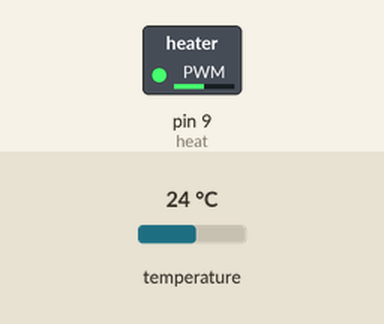
Recording of a sketch running on a simulated Arduino Uno, built with avr-gcc and run on an emulated ATmega328P. Parts: switched loads named in the sketch (green lamp = pin HIGH). Inputs (shaded band) come from the test bench; at power-on: temperature 24 °C. What the sketch prints to the serial monitor is not drawn.

Above: at 0.1 s.
Timing chart, 0 to 1.6 s (numbered marks = the images above):
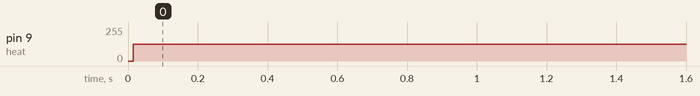

Measured:
- by itself, pin 9 (heat): 0/255 → 127/255 at 0.02 s

The sketch:

temp_read_updated_v2.ino
```cpp
//Temperature read to eliminate humming noise

//temperature sensing libraries for DS18B20
#include <OneWire.h>
#include <DallasTemperature.h>

//Data wire is plugged into port EDIT CURRENTLY 12 on Arduino
#define ONE_WIRE_BUS 12

//Temperature rigamarole
OneWire oneWire(ONE_WIRE_BUS);
DallasTemperature sensors(&oneWire);

//Temperature variables
float mattressTemp;
int heat = 9;           // the PWM pin the element is attached to
//int fifty = 127;          // how bright the LED is
int duty_cycle = 127;       //0-254 with 254 being 100 percent duty cycle
//int seventyFive = 191;    // how many points to fade the LED by


void setup() {

  //PWM frequency for D9 & D10: 490.20 Hz (The DEFAULT)- https://www.etechnophiles.com/change-frequency-pwm-pins-arduino-uno/
  //TCCR1B = TCCR1B & B11111000 | B00000001; // set timer 1 divisor to 1 for PWM frequency of 31372.55 Hz
  TCCR1B = TCCR1B & B11111000 | B00000010; // for PWM frequency of 3921.16 Hz

  // declare pin 9 to be an output:
  pinMode(heat, OUTPUT);

  Serial.begin(9600);
  //Serial.print("setup");

  //begin temperature reading
  sensors.begin();
}

void loop() {
  //read sensors
  sensorRead();
  //delay(500);
}

//Function to read temperature sensor values
void sensorRead() {
  // set the brightness of pin 9:
  analogWrite(heat, duty_cycle);

  sensors.requestTemperatures();

  mattressTemp = sensors.getTempCByIndex(0);  //where does getTempCByIndex(0) come from?

  //Serial.print("Temp Celcius: ");
  //Serial.print(mattressTemp);
  Serial.println(mattressTemp);
  //Serial.print("\n");
  delay(500);
}
```
